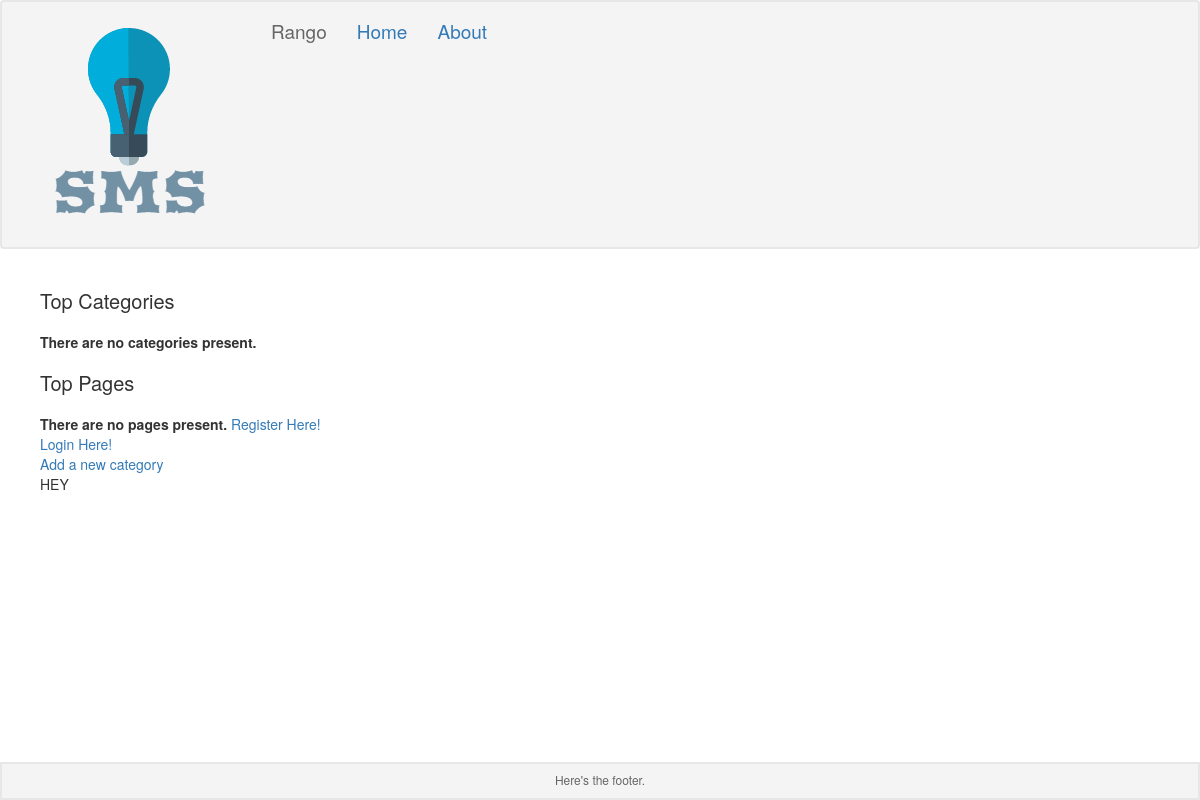
/rango/, run on an earlier commit of the app's database.
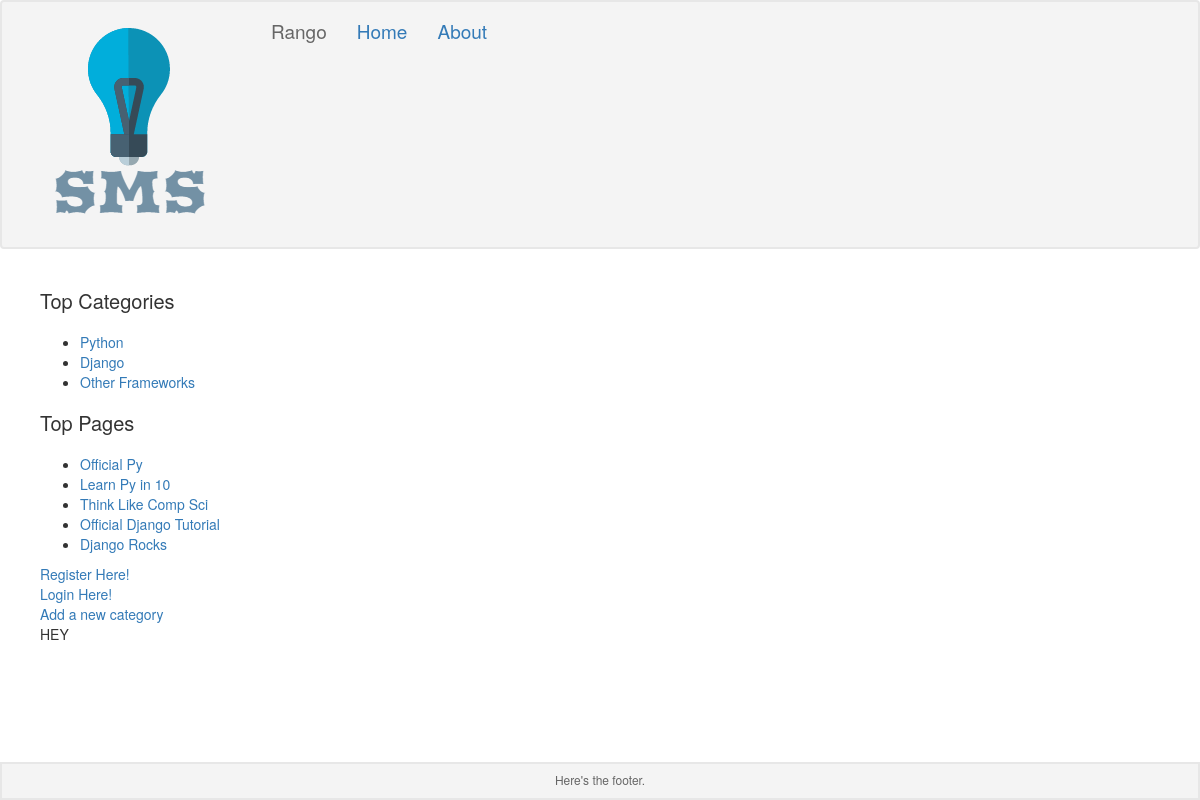
And on a later commit of the database.
### rango/models.py (models this page shows, shortened)
class Category(models.Model):
    name = models.CharField(max_length=128, unique=True)
    views = models.IntegerField(default=0)
    likes = models.IntegerField(default=0)
    slug = models.SlugField()
    class Meta:
        verbose_name_plural = "Categories"

class Page(models.Model):
    category = models.ForeignKey(Category)
    title = models.CharField(max_length=128)
    url = models.URLField()
    views = models.IntegerField(default=0)

### rango/views.py (the view)
def index(request):
    category_list = Category.objects.order_by('-likes')[:5]
    page_list = Page.objects.order_by('-views')[:5]
    context_dict = {'categories': category_list, 'pages': page_list}
    return render(request, 'rango/index.html', context_dict)

### rango/templates/rango/index.html (shortened to what this page needs)
{% extends "rango/base.html" %}
{% block pagename %}Rango{% endblock pagename %}
{% block content %}
<section>
  <h1>Top Categories</h1>
  {% if categories %}
    <ul>
        {% for category in categories %}
        <li><a href="/rango/category/{{ category.slug }}">{{ category.name }}</a></li>
        {% endfor %}
    </ul>
    {% else %}
        <strong>There are no categories present.</strong>
    {% endif %}
    <h1>Top Pages</h1>
    {% if pages %}
    <ul>
        {% for page in pages %}
        <li><a href="{{ page.url }}">{{ page.title }}</a></li>
        {% endfor %}
    </ul>
    {% else %}
        <strong>There are no pages present.</strong>
    {% endif %}
    {% if user.is_authenticated %}
    <a href="/rango/restricted/">Restricted Page</a><br />
    <a href="/rango/logout/">Logout</a><br />
    {% else %}
    <a href="/rango/register/">Register Here!</a><br />
    <a href="/rango/login/">Login Here!</a><br />
    {% endif %}
    <a href="/rango/add_category/">Add a new category</a><br />
<p> HEY </p>
</section>
{% endblock %}

### rango/templates/rango/base.html (shortened to what this page needs)
<!DOCTYPE html>
<html lang="en">
{% load staticfiles %}
<head>
    {% block head_css %}
        <link rel="stylesheet" href="{% static 'bootstrap/css/bootstrap.min.css' %}" type="text/css" />
    	<link rel="stylesheet" href="{% static 'style.css' %}" type="text/css"  />
    {% endblock head_css %}
</head>
<body>
    <header>
        <div class="navbar">
        <ul>
            <li><img src="{% static 'logo.png' %}" /></li>
            <li>{% block pagename %}My Site{% endblock pagename %}</li>
            <li><a href="/rango/">Home</a></li>
            <li><a href="/rango/about">About</a></li>
        </ul>
        </div>
    </header>
	<div class="mainpage">
		{% block content %}
		{% endblock %}
	</div>
    <footer class="footer">
        <p>Here's the footer.</p>
    </footer>
</body>
</html>

### rango/static/style.css (style rules this page uses)
html, body { height: 100%; margin: 0; }
.navbar { border: 2px solid #e7e7e7; background-color: #f4f4f4; }
.navbar ul { list-style-type: none; margin: 0; padding: 0; }
.navbar li { float: left; display: block; padding: 15px; color: #666; font-size: 19px; }
.mainpage { padding-top: 1px; padding-left: 40px; }
section h1 { font-size: 20px; padding-bottom: 10px; }
.footer { width: 100%; text-align: center; bottom: 0; position: fixed; padding-top: 7px; font-size: 12px; color: #666; background-color: #f4f4f4; border: 2px solid #e7e7e7; }

What changed in the data, as far as the page shows it:
added Category: name "Python"
added Category: name "Django"
added Category: name "Other Frameworks"
added Page: title "Official Py"
added Page: title "Learn Py in 10"
added Page: title "Think Like Comp Sci"
added Page: title "Official Django Tutorial"
added Page: title "Django Rocks"
Also different on the page:
text no longer shown: "There are no categories present. There are no pages present."
